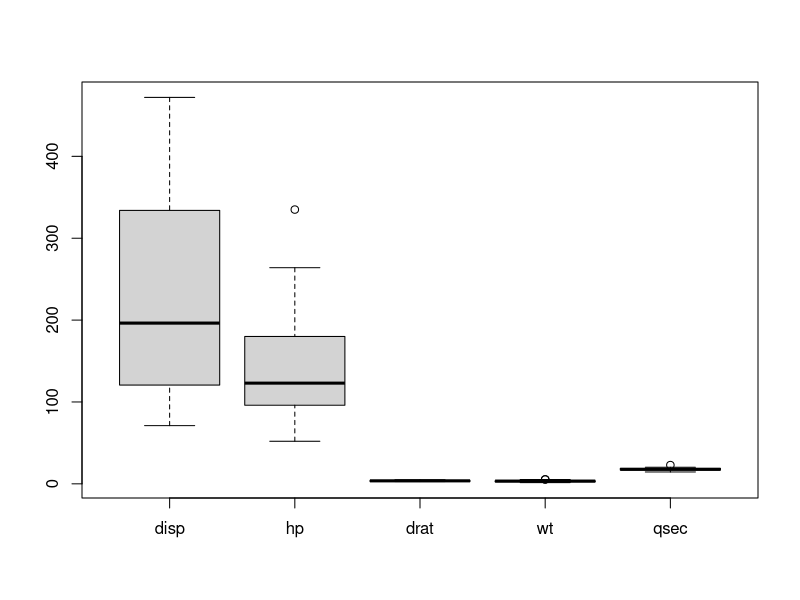

Generate this figure with R: (Note: this script raises an error after producing the figure.)
mtcars
ds=(mtcars)
ds
var(mtcars)
start=mtcars[3:7]
start
var(start)

startsd=mtcars[3]

max(start)
min(start)

#kurtosis
startsd=mtcars[3]
data <- data.matrix(mtcars[3])
data
a=mtcars[3]
typeof(data)
mean(data)

kurtosis = function(y){
  n <- length(data)
  n * sum((data-mean(data))^4)/(sum((data - mean(data))^2)^2)
  print(n)
}

kurtosis(data)

#quartiles
quantile(data)

#standard dev
sd(data)

#SKEWNESS
x<- data.matrix(mtcars[3:2])
skewness1 = function(x)
{
  n = length(x)
  v = var(x)
  m = mean(x)
  third.moment = (1/(n-2))*sum((x-m)^3)
  third.moment/(var(x)^(3/2))
}  
skewness1(x)
#QD qurtile deviation 
IQR(data)/2

################Plot - diagrams##################

#Boxplot
boxplot(start)

mtcars

#scatter plot
scatterplot(mpg ~ wt | cyl, data=mtcars,
            xlab="Weight of Car", ylab="Miles Per Gallon",
            main="Enhanced Scatter Plot",
            labels=row.names(mtcars)) 



